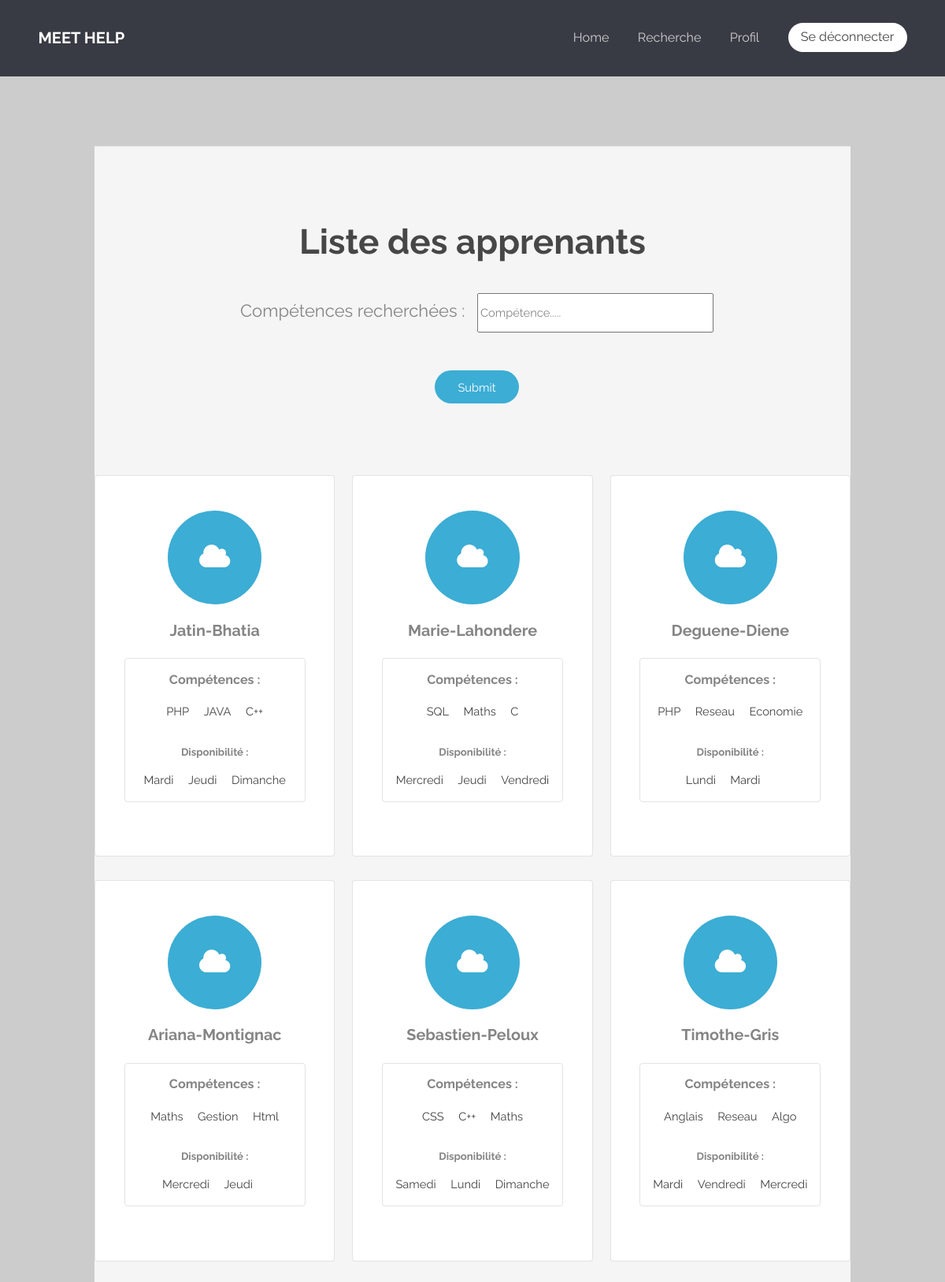
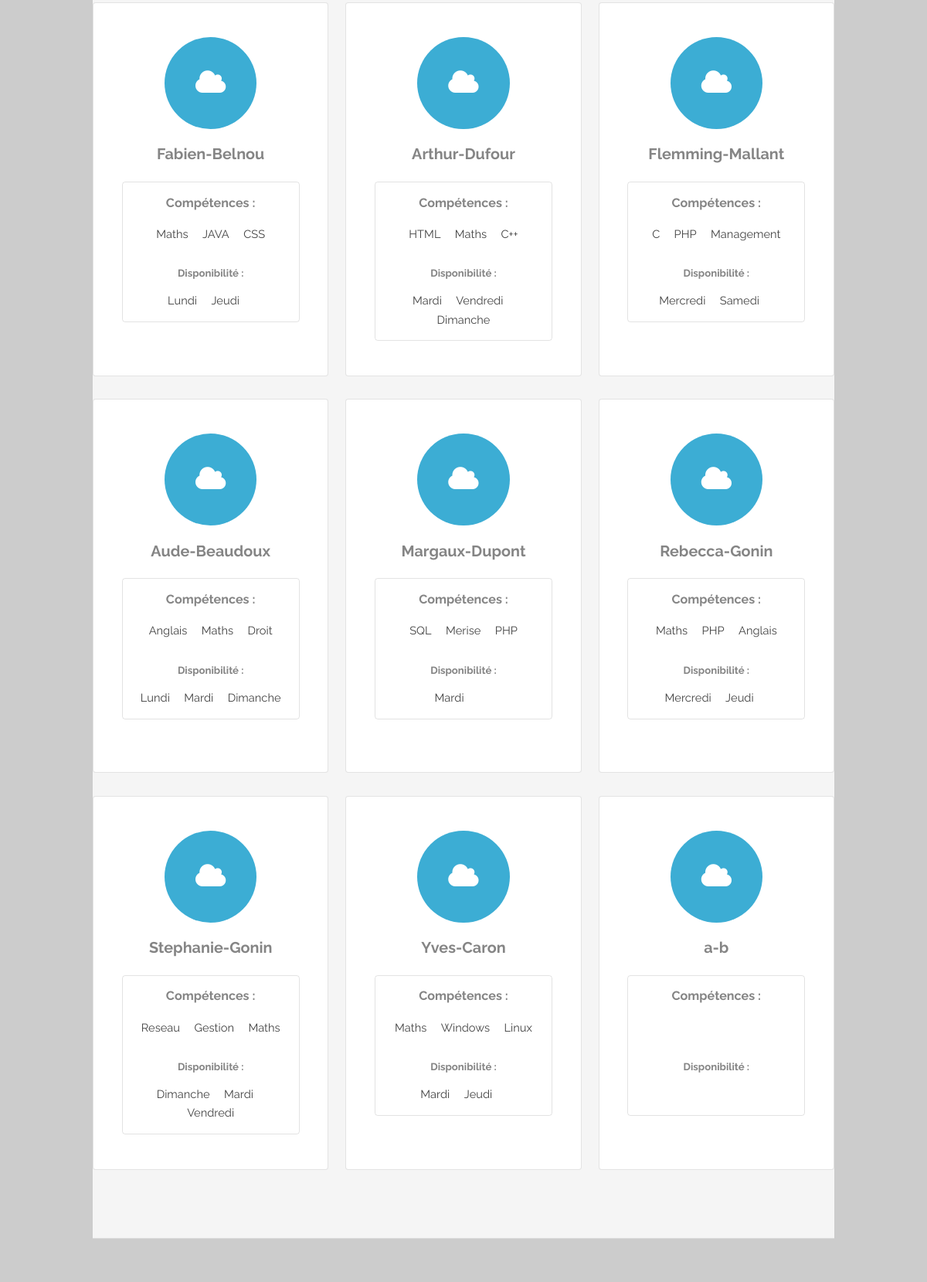
The page /login-system/Site/recherche.php (signed in, upper part) on the database its author committed (2 pictures, top to bottom).
### tables this page shows
CREATE TABLE `apprenant` (
  `id_apprenant` int(11) NOT NULL,
  `first_name` varchar(25) NOT NULL,
  `last_name` varchar(25) NOT NULL,
  `email` varchar(100) NOT NULL,
  `password` varchar(255) NOT NULL,
  `datenaiss_pro` date NOT NULL,
  `genre_pro` varchar(25) NOT NULL,
  `tel_pro` varchar(25) NOT NULL,
  `adresse_pro` varchar(25) NOT NULL,
  `statut_pro` binary(1) NOT NULL,
  `identifiant` varchar(25) NOT NULL,
  `adr_email_professionnel` varchar(25) NOT NULL,
  `hash` varchar(50) NOT NULL,
  `active` tinyint(1) NOT NULL,
  `competence1` varchar(255) DEFAULT NULL,
  `competence2` varchar(255) DEFAULT NULL,
  `competence3` varchar(255) DEFAULT NULL,
  `imageProfil` varchar(255) NOT NULL,
  `disponibilite1` varchar(255) NOT NULL,
  `disponibilite2` varchar(255) NOT NULL,
  `disponibilite3` varchar(255) NOT NULL
);

### login-system/Site/recherche.php (the view, shortened to what this page needs)
<?php
$bdd = new PDO('mysql:host=localhost;dbname=workshop2;charset=utf8', 'root', '', array(PDO::ATTR_ERRMODE => PDO::ERRMODE_EXCEPTION));
if (isset($_POST["competenceSearch"]))
	{
		echo $_POST["competenceSearch"];
		$query = "SELECT * FROM apprenant WHERE competence1 = '" . $_POST["competenceSearch"] . "' OR competence2 = '" . $_POST["competenceSearch"] . "' OR competence3 = '" . $_POST["competenceSearch"] . "'";
		$reponse = $bdd->query($query);
	}
	else
	{
		$reponse = $bdd->query('SELECT * FROM apprenant');
	}
 ?>
<!DOCTYPE html>
<html lang="en">
	<head>
	</head>
	<body>
			<header id="header">
				<h1><a href="Profile.php">MEET HELP</a></h1>
				<nav id="nav">
					<ul>
						<li><a href="Profile.php">Home</a></li>
						<li><a href="recherche.php">Recherche</a></li>
						<li><a href="SynchroTemplateModifPro/PageDeProfil.php">Profil</a></li>
						<li><a href="../logout.php" class="button special">Se déconnecter</a></li>
					</ul>
				</nav>
			</header>
			<section id="main" class="wrapper">
				<div class="container">
					<section id="one" class="wrapper style1 special">
						<div class="container">
								<form action="#" method="post">
								<header class="major">
									<h2>Liste des apprenants</h2>
									<div class="row ">
											<p class="12u 12u$(medium)">Compétences recherchées : <input class="alt" style="min-width: 300px; min-height: 50px; margin-top: 10px; margin-left: 10px;" name="competenceSearch" type="search" placeholder="Compétence....."></p>
											<p class="12u 12u$(medium)" style="margin-top: 15px;"><input type="submit" id="validation"></p>
									</div>
								</header>
								</form>
							<div class="row 100%">
							<?php  while ($donnees = $reponse -> fetch())
											{
											?>
											<div class="4u 12u$(medium)">
											<section class="box" style="max-height: 33em;">
												<i class="icon big rounded color1 fa-cloud"></i>
												<h3><?php echo $donnees['first_name'].'-' .$donnees['last_name'] ?></h3>
													<div style="border-radius: 4px; border: solid 1px rgba(144, 144, 144, 0.25);margin-bottom: 2em;padding: 1em;">
														<ul class="12u icons"><h4 >Compétences :</h4>
															<li><?php echo $donnees['competence1']?></li>
															<li><?php echo $donnees['competence2']?></li>
															<li><?php echo $donnees['competence3']?></li>
														</ul>
														<ul class="12u icons"><h5>Disponibilité :</h5>
															<li><?php echo $donnees['disponibilite1']?></li>
															<li><?php echo $donnees['disponibilite2']?></li>
															<li><?php echo $donnees['disponibilite3']?></li>
														</ul>
													</div>
											</section>
											</div>
											<?php
											}
											?>
					        </div>
						</div>
					</section>
				</div>
			</section>
	</body>
</html>

### login-system/Site/css/style-xlarge.css (style rules this page uses)
body, input, select, textarea { font-size: 11pt; }

### rows shown on the page
apprenant: first_name "Jatin", last_name "Bhatia", competence1 "PHP", competence2 "JAVA", competence3 "C++", disponibilite1 "Mardi", disponibilite2 "Jeudi", disponibilite3 "Dimanche"
apprenant: first_name "Marie", last_name "Lahondere", competence1 "SQL", competence2 "Maths", competence3 "C", disponibilite1 "Mercredi", disponibilite2 "Jeudi", disponibilite3 "Vendredi"
apprenant: first_name "Deguene", last_name "Diene", competence1 "PHP", competence2 "Reseau", competence3 "Economie", disponibilite1 "Lundi", disponibilite2 "Mardi"
apprenant: first_name "Ariana", last_name "Montignac", competence1 "Maths", competence2 "Gestion", competence3 "Html", disponibilite1 "Mercredi", disponibilite2 "Jeudi"
apprenant: first_name "Sebastien", last_name "Peloux", competence1 "CSS", competence2 "C++", competence3 "Maths", disponibilite1 "Samedi", disponibilite2 "Lundi", disponibilite3 "Dimanche"
apprenant: first_name "Timothe", last_name "Gris", competence1 "Anglais", competence2 "Reseau", competence3 "Algo", disponibilite1 "Mardi", disponibilite2 "Vendredi", disponibilite3 "Mercredi"
apprenant: first_name "Fabien", last_name "Belnou", competence1 "Maths", competence2 "JAVA", competence3 "CSS", disponibilite1 "Lundi", disponibilite2 "Jeudi"
apprenant: first_name "Arthur", last_name "Dufour", competence1 "HTML", competence2 "Maths", competence3 "C++", disponibilite1 "Mardi", disponibilite2 "Vendredi", disponibilite3 "Dimanche"
apprenant: first_name "Flemming", last_name "Mallant", competence1 "C", competence2 "PHP", competence3 "Management", disponibilite1 "Mercredi", disponibilite2 "Samedi"
apprenant: first_name "Aude", last_name "Beaudoux", competence1 "Anglais", competence2 "Maths", competence3 "Droit", disponibilite1 "Lundi", disponibilite2 "Mardi", disponibilite3 "Dimanche"
apprenant: first_name "Margaux", last_name "Dupont", competence1 "SQL", competence2 "Merise", competence3 "PHP", disponibilite1 "Mardi"
apprenant: first_name "Rebecca", last_name "Gonin", competence1 "Maths", competence2 "PHP", competence3 "Anglais", disponibilite1 "Mercredi", disponibilite2 "Jeudi"
apprenant: first_name "Stephanie", last_name "Gonin", competence1 "Reseau", competence2 "Gestion", competence3 "Maths", disponibilite1 "Dimanche", disponibilite2 "Mardi", disponibilite3 "Vendredi"
apprenant: first_name "Yves", last_name "Caron", competence1 "Maths", competence2 "Windows", competence3 "Linux", disponibilite1 "Mardi", disponibilite2 "Jeudi"
apprenant: first_name "a", last_name "b"
